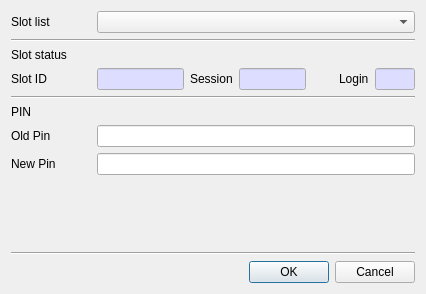
<?xml version="1.0" encoding="UTF-8"?>
<ui version="4.0">
 <class>SetPinDlg</class>
 <widget class="QDialog" name="SetPinDlg">
  <property name="geometry">
   <rect>
    <x>0</x>
    <y>0</y>
    <width>426</width>
    <height>294</height>
   </rect>
  </property>
  <property name="windowTitle">
   <string>Set pin</string>
  </property>
  <layout class="QVBoxLayout" name="verticalLayout">
   <item>
    <layout class="QGridLayout" name="gridLayout">
     <property name="topMargin">
      <number>0</number>
     </property>
     <item row="0" column="0">
      <widget class="QLabel" name="label">
       <property name="minimumSize">
        <size>
         <width>80</width>
         <height>0</height>
        </size>
       </property>
       <property name="text">
        <string>Slot list</string>
       </property>
      </widget>
     </item>
     <item row="0" column="1">
      <widget class="QComboBox" name="mSlotsCombo">
       <property name="sizePolicy">
        <sizepolicy hsizetype="Preferred" vsizetype="Fixed">
         <horstretch>1</horstretch>
         <verstretch>0</verstretch>
        </sizepolicy>
       </property>
      </widget>
     </item>
    </layout>
   </item>
   <item>
    <widget class="Line" name="line">
     <property name="orientation">
      <enum>Qt::Horizontal</enum>
     </property>
    </widget>
   </item>
   <item>
    <widget class="QLabel" name="label_2">
     <property name="text">
      <string>Slot status</string>
     </property>
    </widget>
   </item>
   <item>
    <layout class="QGridLayout" name="gridLayout_2">
     <property name="topMargin">
      <number>0</number>
     </property>
     <item row="0" column="3">
      <widget class="QLineEdit" name="mSessionText">
       <property name="minimumSize">
        <size>
         <width>60</width>
         <height>0</height>
        </size>
       </property>
       <property name="maximumSize">
        <size>
         <width>80</width>
         <height>16777215</height>
        </size>
       </property>
       <property name="palette">
        <palette>
         <active>
          <colorrole role="Base">
           <brush brushstyle="SolidPattern">
            <color alpha="255">
             <red>221</red>
             <green>221</green>
             <blue>255</blue>
            </color>
           </brush>
          </colorrole>
         </active>
         <inactive>
          <colorrole role="Base">
           <brush brushstyle="SolidPattern">
            <color alpha="255">
             <red>221</red>
             <green>221</green>
             <blue>255</blue>
            </color>
           </brush>
          </colorrole>
         </inactive>
         <disabled>
          <colorrole role="Base">
           <brush brushstyle="SolidPattern">
            <color alpha="255">
             <red>240</red>
             <green>240</green>
             <blue>240</blue>
            </color>
           </brush>
          </colorrole>
         </disabled>
        </palette>
       </property>
       <property name="readOnly">
        <bool>true</bool>
       </property>
      </widget>
     </item>
     <item row="0" column="1">
      <widget class="QLineEdit" name="mSlotIDText">
       <property name="minimumSize">
        <size>
         <width>80</width>
         <height>0</height>
        </size>
       </property>
       <property name="maximumSize">
        <size>
         <width>100</width>
         <height>16777215</height>
        </size>
       </property>
       <property name="palette">
        <palette>
         <active>
          <colorrole role="Base">
           <brush brushstyle="SolidPattern">
            <color alpha="255">
             <red>221</red>
             <green>221</green>
             <blue>255</blue>
            </color>
           </brush>
          </colorrole>
         </active>
         <inactive>
          <colorrole role="Base">
           <brush brushstyle="SolidPattern">
            <color alpha="255">
             <red>221</red>
             <green>221</green>
             <blue>255</blue>
            </color>
           </brush>
          </colorrole>
         </inactive>
         <disabled>
          <colorrole role="Base">
           <brush brushstyle="SolidPattern">
            <color alpha="255">
             <red>240</red>
             <green>240</green>
             <blue>240</blue>
            </color>
           </brush>
          </colorrole>
         </disabled>
        </palette>
       </property>
       <property name="readOnly">
        <bool>true</bool>
       </property>
      </widget>
     </item>
     <item row="0" column="6">
      <widget class="QLineEdit" name="mLoginText">
       <property name="minimumSize">
        <size>
         <width>40</width>
         <height>0</height>
        </size>
       </property>
       <property name="maximumSize">
        <size>
         <width>40</width>
         <height>16777215</height>
        </size>
       </property>
       <property name="palette">
        <palette>
         <active>
          <colorrole role="Base">
           <brush brushstyle="SolidPattern">
            <color alpha="255">
             <red>221</red>
             <green>221</green>
             <blue>255</blue>
            </color>
           </brush>
          </colorrole>
         </active>
         <inactive>
          <colorrole role="Base">
           <brush brushstyle="SolidPattern">
            <color alpha="255">
             <red>221</red>
             <green>221</green>
             <blue>255</blue>
            </color>
           </brush>
          </colorrole>
         </inactive>
         <disabled>
          <colorrole role="Base">
           <brush brushstyle="SolidPattern">
            <color alpha="255">
             <red>240</red>
             <green>240</green>
             <blue>240</blue>
            </color>
           </brush>
          </colorrole>
         </disabled>
        </palette>
       </property>
       <property name="readOnly">
        <bool>true</bool>
       </property>
      </widget>
     </item>
     <item row="0" column="0">
      <widget class="QLabel" name="label_3">
       <property name="minimumSize">
        <size>
         <width>80</width>
         <height>0</height>
        </size>
       </property>
       <property name="text">
        <string>Slot ID</string>
       </property>
      </widget>
     </item>
     <item row="0" column="5">
      <widget class="QLabel" name="label_7">
       <property name="text">
        <string>Login</string>
       </property>
      </widget>
     </item>
     <item row="0" column="2">
      <widget class="QLabel" name="label_6">
       <property name="text">
        <string>Session</string>
       </property>
      </widget>
     </item>
     <item row="0" column="4">
      <spacer name="horizontalSpacer">
       <property name="orientation">
        <enum>Qt::Horizontal</enum>
       </property>
       <property name="sizeHint" stdset="0">
        <size>
         <width>40</width>
         <height>20</height>
        </size>
       </property>
      </spacer>
     </item>
    </layout>
   </item>
   <item>
    <widget class="Line" name="line_2">
     <property name="orientation">
      <enum>Qt::Horizontal</enum>
     </property>
    </widget>
   </item>
   <item>
    <widget class="QLabel" name="label_4">
     <property name="text">
      <string>PIN</string>
     </property>
    </widget>
   </item>
   <item>
    <layout class="QGridLayout" name="gridLayout_3">
     <property name="topMargin">
      <number>0</number>
     </property>
     <item row="0" column="1">
      <widget class="QLineEdit" name="mOldPinText">
       <property name="echoMode">
        <enum>QLineEdit::Password</enum>
       </property>
      </widget>
     </item>
     <item row="0" column="0">
      <widget class="QLabel" name="label_5">
       <property name="minimumSize">
        <size>
         <width>80</width>
         <height>0</height>
        </size>
       </property>
       <property name="text">
        <string>Old Pin</string>
       </property>
      </widget>
     </item>
     <item row="1" column="0">
      <widget class="QLabel" name="label_8">
       <property name="text">
        <string>New Pin</string>
       </property>
      </widget>
     </item>
     <item row="1" column="1">
      <widget class="QLineEdit" name="mNewPinText">
       <property name="echoMode">
        <enum>QLineEdit::Password</enum>
       </property>
      </widget>
     </item>
    </layout>
   </item>
   <item>
    <spacer name="verticalSpacer">
     <property name="orientation">
      <enum>Qt::Vertical</enum>
     </property>
     <property name="sizeHint" stdset="0">
      <size>
       <width>20</width>
       <height>40</height>
      </size>
     </property>
    </spacer>
   </item>
   <item>
    <widget class="Line" name="line_3">
     <property name="orientation">
      <enum>Qt::Horizontal</enum>
     </property>
    </widget>
   </item>
   <item>
    <widget class="QDialogButtonBox" name="buttonBox">
     <property name="orientation">
      <enum>Qt::Horizontal</enum>
     </property>
     <property name="standardButtons">
      <set>QDialogButtonBox::Cancel|QDialogButtonBox::Ok</set>
     </property>
    </widget>
   </item>
  </layout>
 </widget>
 <tabstops>
  <tabstop>mSlotsCombo</tabstop>
  <tabstop>mSlotIDText</tabstop>
  <tabstop>mSessionText</tabstop>
  <tabstop>mLoginText</tabstop>
  <tabstop>mOldPinText</tabstop>
  <tabstop>mNewPinText</tabstop>
 </tabstops>
 <resources/>
 <connections>
  <connection>
   <sender>buttonBox</sender>
   <signal>accepted()</signal>
   <receiver>SetPinDlg</receiver>
   <slot>accept()</slot>
   <hints>
    <hint type="sourcelabel">
     <x>248</x>
     <y>254</y>
    </hint>
    <hint type="destinationlabel">
     <x>157</x>
     <y>274</y>
    </hint>
   </hints>
  </connection>
  <connection>
   <sender>buttonBox</sender>
   <signal>rejected()</signal>
   <receiver>SetPinDlg</receiver>
   <slot>reject()</slot>
   <hints>
    <hint type="sourcelabel">
     <x>316</x>
     <y>260</y>
    </hint>
    <hint type="destinationlabel">
     <x>286</x>
     <y>274</y>
    </hint>
   </hints>
  </connection>
 </connections>
</ui>
